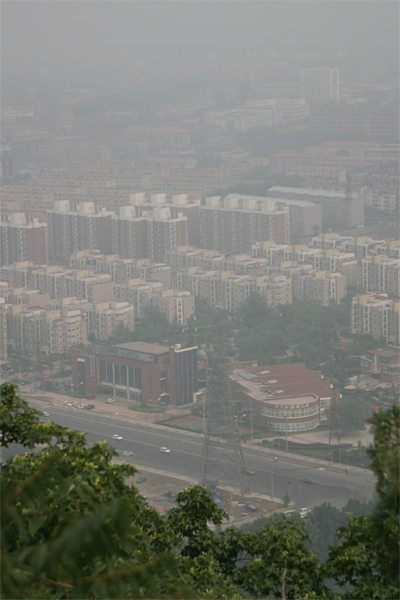
%> input picture 5/canon3.bmp, 400 x 600 px
$ octave showImage.m   (GNU Octave 9; MATLAB toolbox functions it lacks are replaced by stand-ins)
%> lines starting %> are read from the running program, lines starting %| are printed output that depends on the picture
### 5/getDark.m
function [darkImg] = getDark(im, windowSize)
% Dark Channel Prior: J_dark(x) = minFilter(min J_c(y)) = 0
% windowSize = 3~15;
darkImg = min(im,[],3); darkImg = ordfilt2(darkImg,1,ones(windowSize,windowSize));
end

### 5/dehaze.m
function [J] = dehaze(im,scale)

if ~exist('scale', 'var')
    scale = 1;
end

[h,w,c]=size(im);
ds = imresize(im, scale);
darkImg = getDark(ds, 5);
% haze model: I(x) = J(x)t(x) + A(1-t(x))......(1)
% I(x): observed indensity i.e. the input haze image
% J(x): the scene radiance i.e. the haze-free image we want to restore
% A: global atmospheric light
% t(x): medium transmission i.e. the portion of the light that is not scattered and reaches the camera.

% Estimating A:
% Find the top 0.1% brightest pixels, take the average, set a threshold
% uint8 220 == double 0.8627

A_threshold = 0.8627;
grayImg = rgb2gray(ds);
num = round(numel(grayImg)*0.001);
[sorted ind] = sort(grayImg(:), 'descend');
[rowInd colInd] = ind2sub(size(grayImg), ind(1:num));

A = 0;
for i = 1:num
   A = A + grayImg(rowInd(i), colInd(i));
end
A = A / num;

if A > A_threshold
    A = A_threshold;
end


% Given I(x), want to get J(x) ==> There are infinite solutions ==> need some prior knowledge
% normalize: I(x)/A = t(x)J(x)/A + 1 - t(x)
% minFilter: minFilter(min(I(y)/A)) = t(x) minFilter(min(J(y)/A)) + 1 - t(x)
% Allpying dark channel prior: minFilter(min(I(y)/A)) = 1 - t(x)
% t(x) = 1 - w * minFilter(min(I(y)/A))
% Assume t(x) is constant for every local region

omega = 0.95;
%t_threshold = 0.1;
t = 1 - omega * (darkImg);
t = imresize(t,1/scale);
t = t(1:h,1:w);
% Problem: in sky region: darkI(x) / A > 1 ==> t < 0
%t = t.*(t>t_threshold); t = t + (t==0).*0.1; % t = max(t, to)

% From (1): J(x) = (I(x) - A(1-t(x))) / t
J = (im - A*(1-t)) ./ t;
end

### 5/showImage.m
% 4422 Computer Vision Project
clear

%Y=ordfilt2(X,1,ones(3,3)) => minFilter
%im = imread('./haze images/canon3.bmp');
%resim = imread('./haze images/canon3_res.png');
im1 = imread('canon3.bmp');
%> im1 is the input picture: size 600x400x3 uint8; mean R, G, B 123.1, 124.9, 117.8
im1 = im2double(im1);
%> im1: size 600x400x3 double
im2 = imread('forest.jpg');
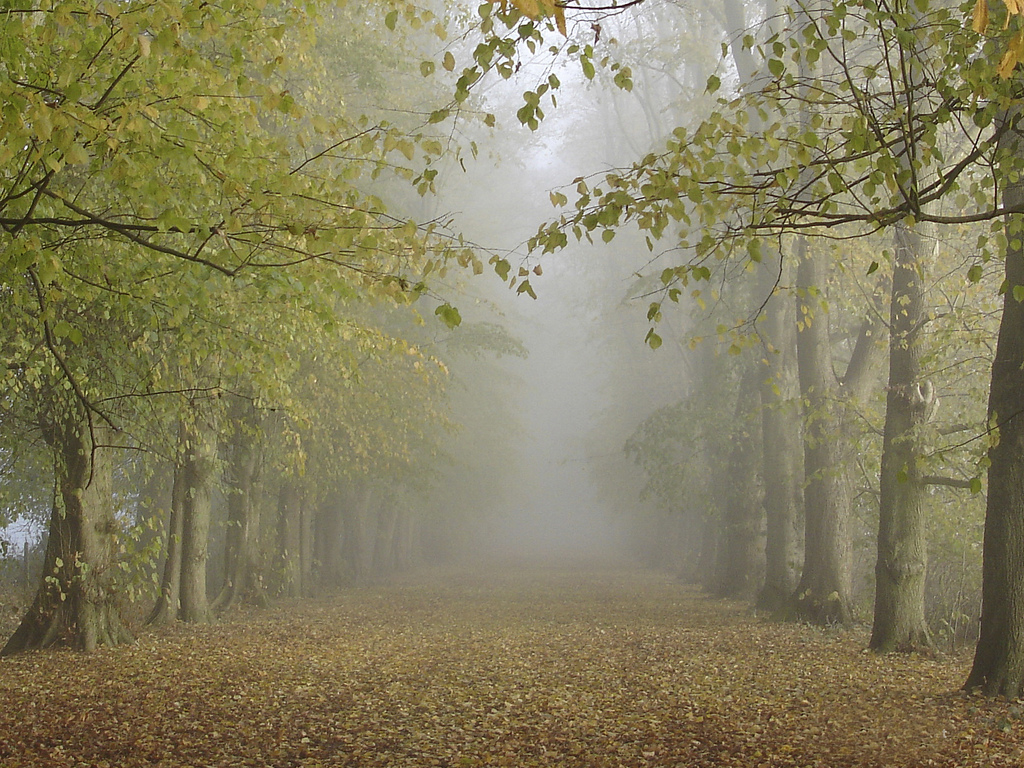
%> input picture 5/forest.jpg, 1024 x 768 px
%> im2 is the input picture: size 768x1024x3 uint8; mean R, G, B 133.5, 127.1, 94.7
im2 = im2double(im2);
%> im2: size 768x1024x3 double
% Dark Channel Prior: J_dark(x) = minFilter(min J_c(y)) = 0
darkImg1 = getDark(im1,3);
darkImg2 = getDark(im2,3);

J1 = dehaze(im1,1);
%> in dehaze, `grayImg = rgb2gray(ds);`:
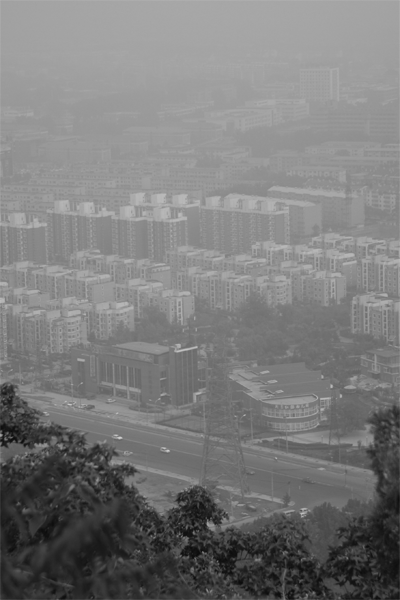
%> grayImg: size 600x400 double; min 0.0438, max 0.821, mean 0.484
%> in dehaze, `[rowInd colInd] = ind2sub(size(grayImg), ind(1:num));`: rowInd = 240 values, max 514 at index 16, min 195 at index 32, mean 248.8; colInd = 240 values, max 400 at index 181, min 1 at index 25, mean 172.2
%> the loop in dehaze, `for i = 1:num` made 240 passes
%> A on passes 1 to 3: 0.821, 1.63, 2.43
%> after the loop in dehaze, `for i = 1:num`: A = 174
%> in dehaze, `A = A / num;`: A = 0.725
%> in dehaze, `J = (im - A*(1-t)) ./ t;`:
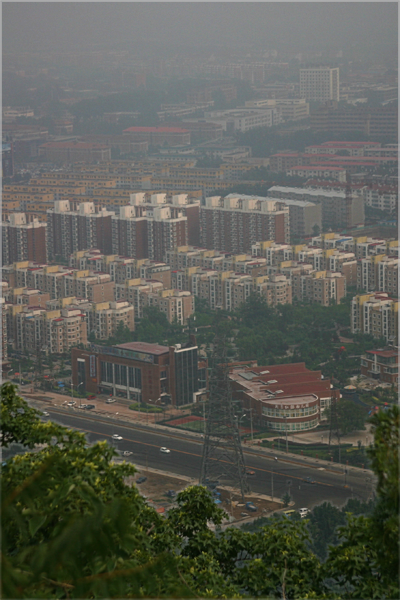
%> J: size 600x400x3 double; mean R, G, B 0.359, 0.366, 0.333
J2 = dehaze(im2,1);
%> call 2 of dehaze, with scale = 1
%> call 4 of getDark, with windowSize = 5
%> in getDark (call 4), `darkImg = ordfilt2(darkImg,1,ones(windowSize,windowSize))`:
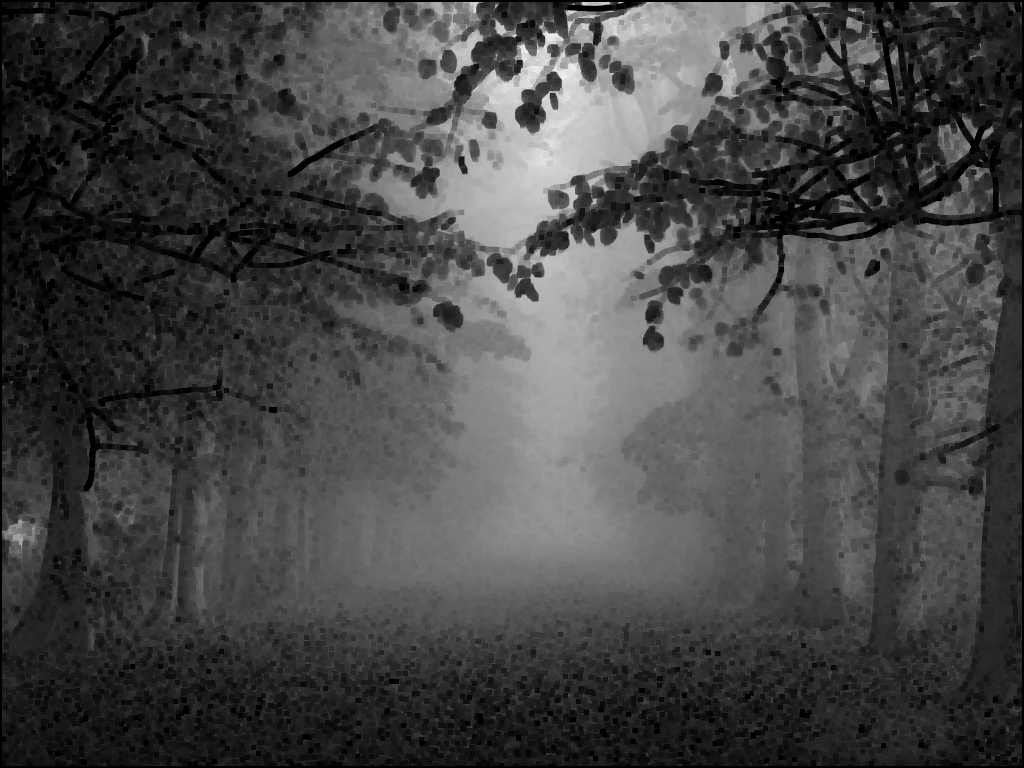
%> darkImg: size 768x1024 double; min 0, max 0.937, mean 0.273
%> in dehaze (call 2), `grayImg = rgb2gray(ds);`:
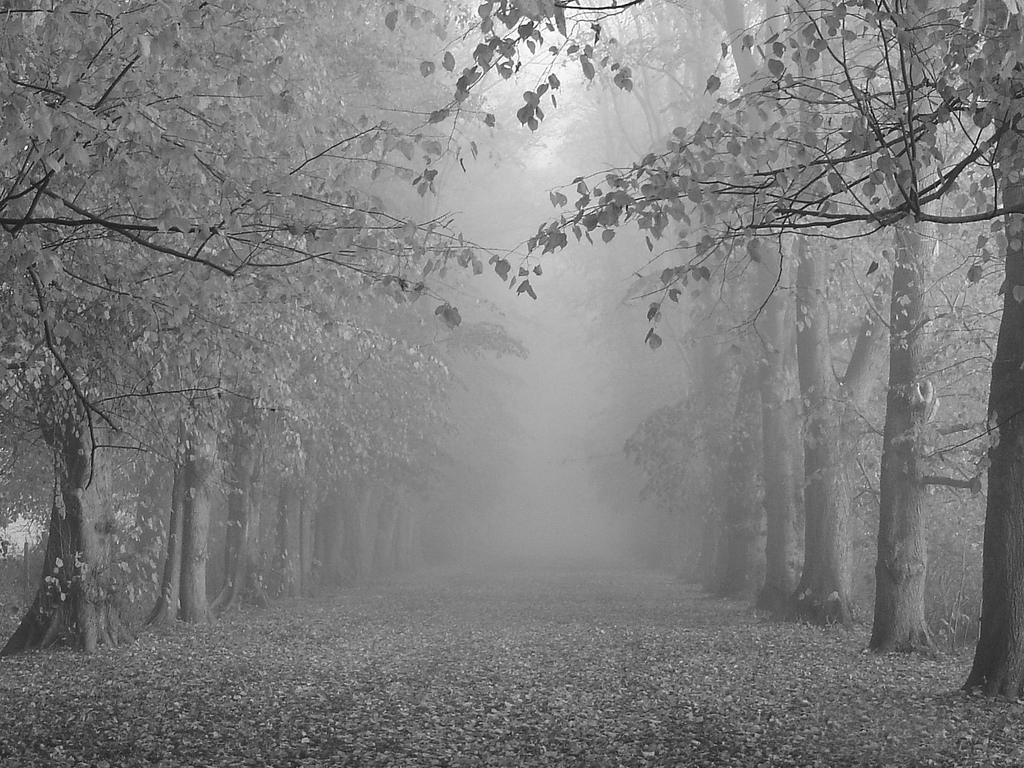
%> grayImg: size 768x1024 double; min 0.00352, max 1, mean 0.491
%> in dehaze (call 2), `[rowInd colInd] = ind2sub(size(grayImg), ind(1:num));`: rowInd = 786 values, max 388 at index 649, min 1 at index 167, mean 42.89; colInd = 786 values, max 1003 at index 59, min 26 at index 411, mean 567.9
%> the loop in dehaze (call 2), `for i = 1:num` made 786 passes
%> A on passes 1 to 3: 1, 2, 3
%> after the loop in dehaze (call 2), `for i = 1:num`: A = 781.4
%> in dehaze (call 2), `A = A / num;`: A = 0.994
%> in dehaze (call 2), `t = 1 - omega * (darkImg);`:
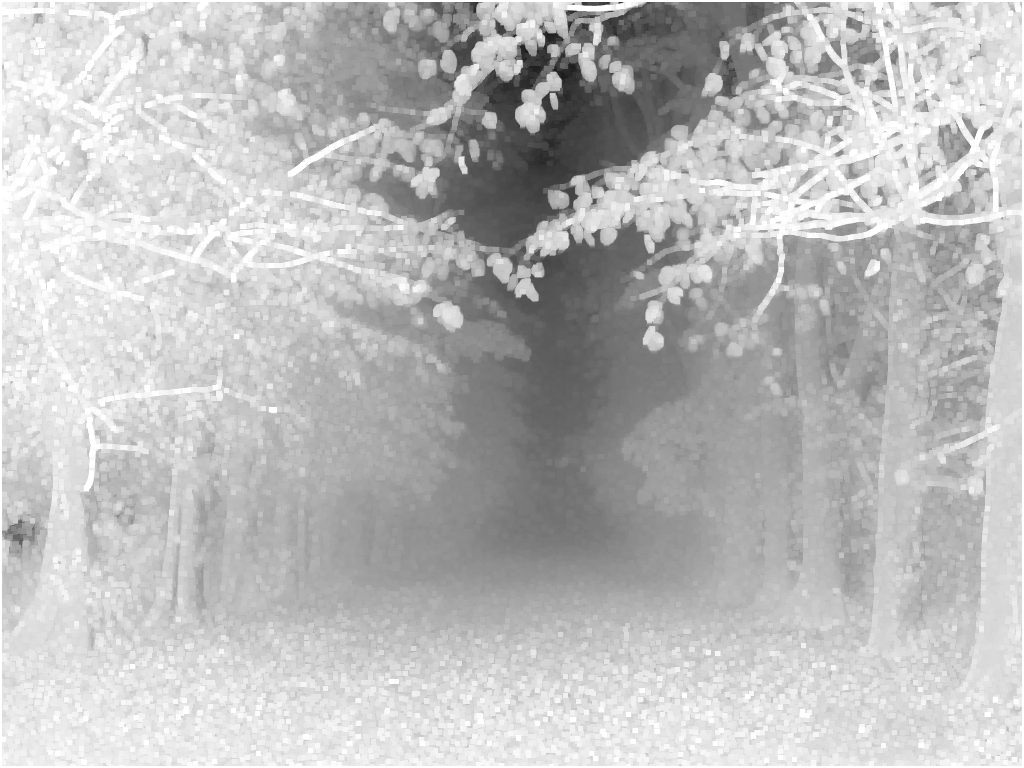
%> t: size 768x1024 double; min 0.11, max 1, mean 0.741
%> in dehaze (call 2), `J = (im - A*(1-t)) ./ t;`:
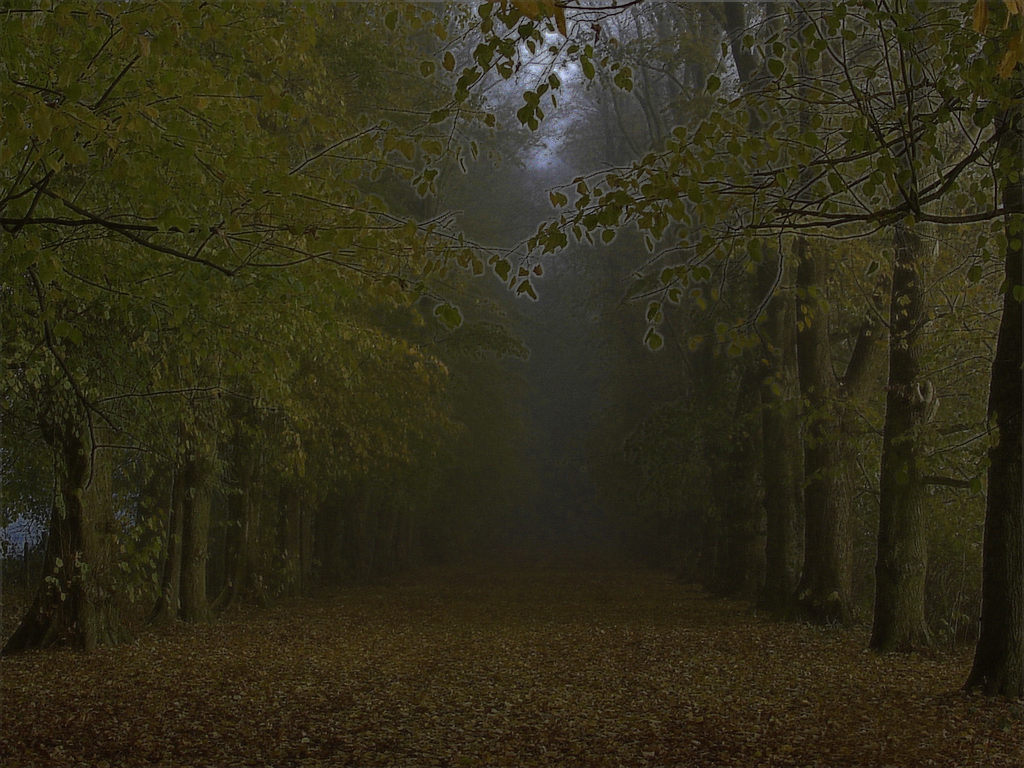
%> J: size 768x1024x3 double; mean R, G, B 0.411, 0.38, 0.218; drawn with min black and max white

%SUBPLOT('position',[left bottom width height])

subplot('position', [0,0, 0.475, 1]);imshow(im1);title("(a1)");
subplot('position', [0.5,0, 0.475, 1]);imshow(J1);title("(a2)");
% subplot('position', [0,0, 0.475, 1]);imshow(im2);title("(b1)");
% subplot('position', [0.5,0, 0.475, 1]);imshow(J2);title("(b2)");
%subplot(1,3,3);imshow(J);title("de-haze image")
